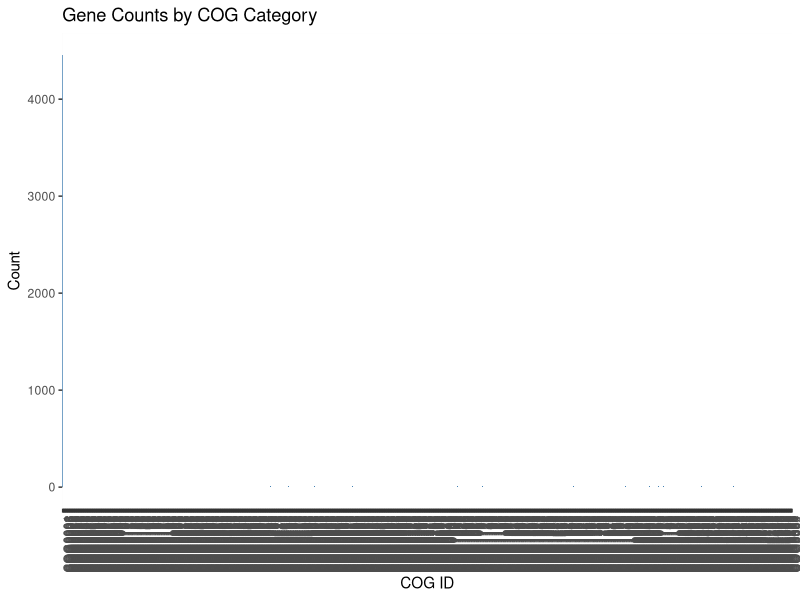
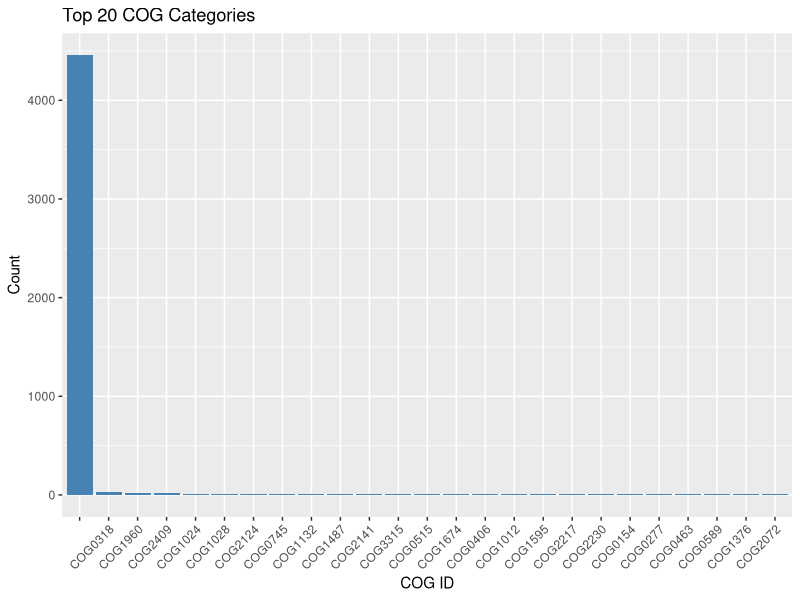
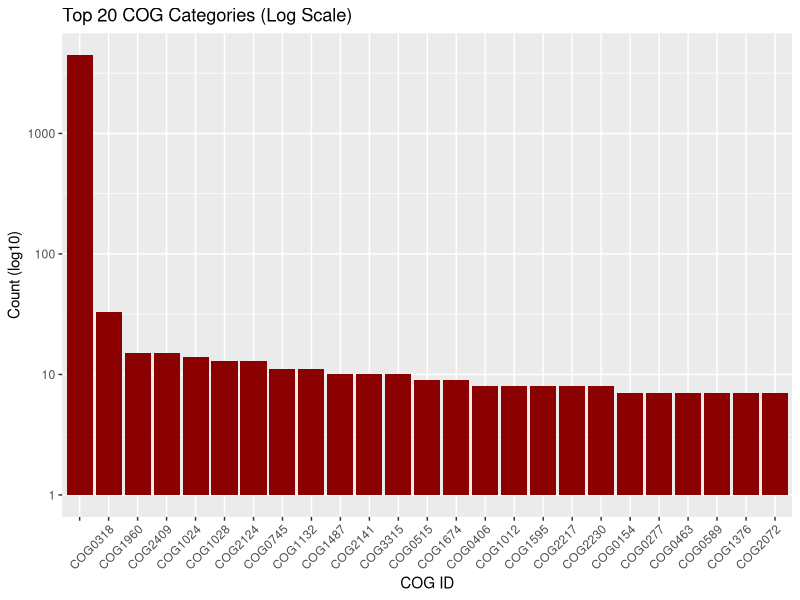
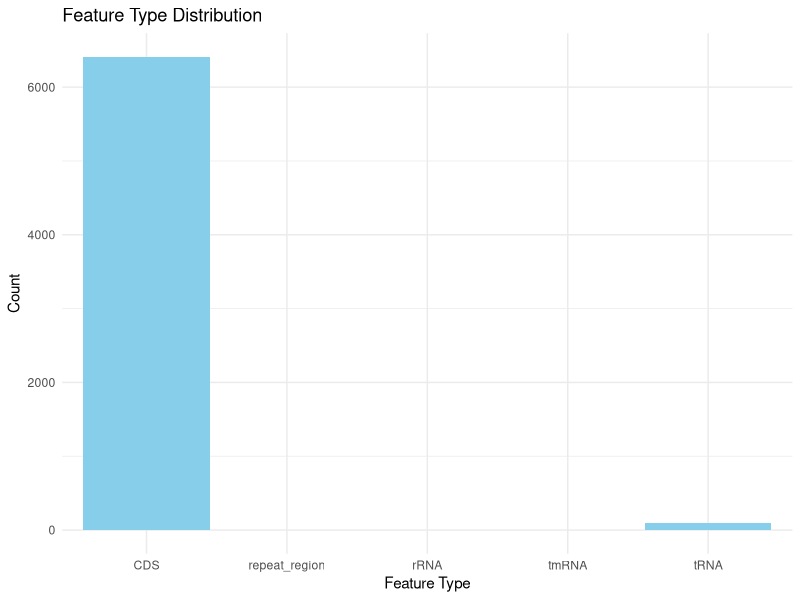
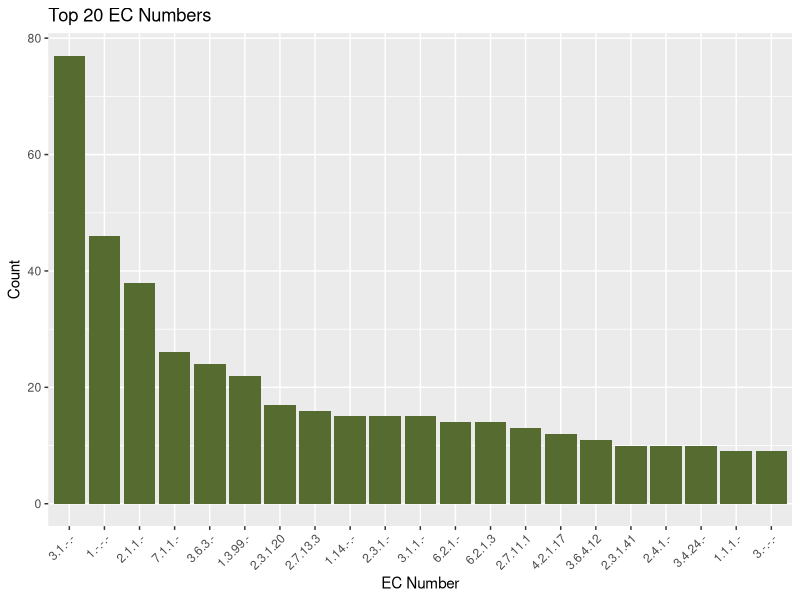
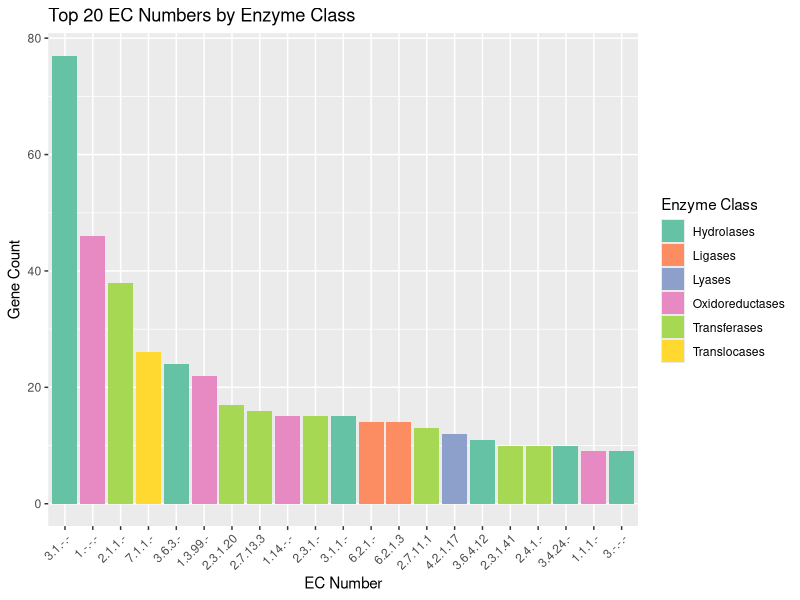
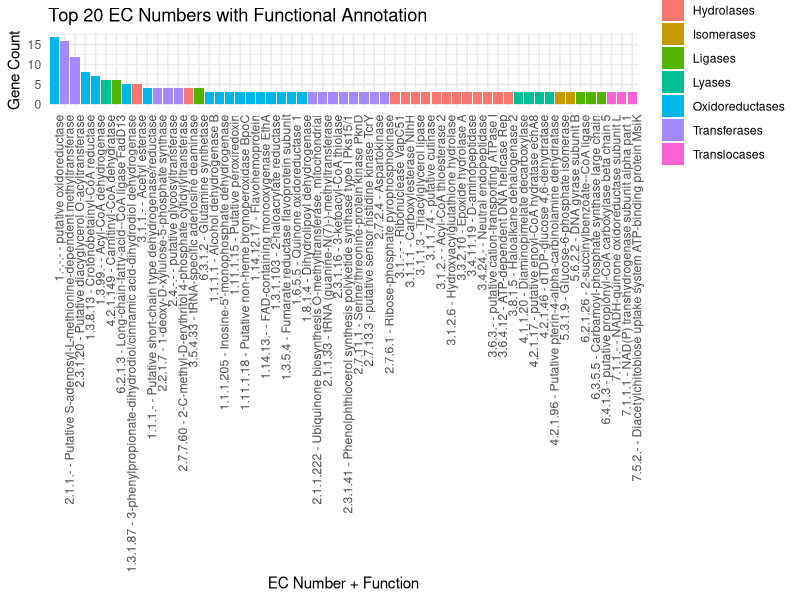
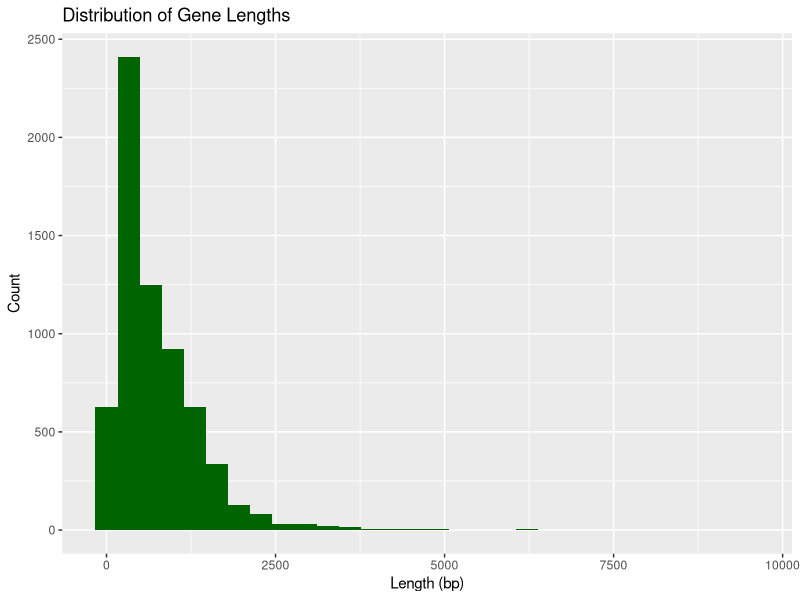

The R source for these figures, in order:
# =====================================================
# MTB Genome Annotation Analysis & Visualization Script
# =====================================================

# Load Required Packages
library(ggplot2)    # for plotting
library(dplyr)      # for data manipulation
library(stringr)    # for string operations

# --------------------------
# Load Annotation Data
# --------------------------
df <- read.delim("PROKKA_09212025.tsv")  # Load Prokka annotation table

# --------------------------
# 1. COG Distribution - All
# --------------------------
ggplot(na.omit(df), aes(x = COG)) +
  geom_bar(fill = "steelblue") +
  labs(title = "Gene Counts by COG Category", x = "COG ID", y = "Count") +
  theme(axis.text.x = element_text(angle = 90, hjust = 1))

# --------------------------
# 2. Top 20 COGs - Bar Plot
# --------------------------
top_cogs <- df %>%
  filter(!is.na(COG)) %>%
  count(COG, sort = TRUE) %>%
  top_n(20, n)

# Linear Scale
ggplot(top_cogs, aes(x = reorder(COG, -n), y = n)) +
  geom_bar(stat = "identity", fill = "steelblue") +
  labs(title = "Top 20 COG Categories", x = "COG ID", y = "Count") +
  theme(axis.text.x = element_text(angle = 45, hjust = 1))

# Logarithmic Scale
ggplot(top_cogs, aes(x = reorder(COG, -n), y = n)) +
  geom_bar(stat = "identity", fill = "darkred") +
  scale_y_log10() +
  labs(title = "Top 20 COG Categories (Log Scale)", x = "COG ID", y = "Count (log10)") +
  theme(axis.text.x = element_text(angle = 45, hjust = 1))

# --------------------------
# 3. Feature Type Distribution
# --------------------------
ggplot(df, aes(x = ftype)) +
  geom_bar(fill = "skyblue") +
  labs(title = "Feature Type Distribution", x = "Feature Type", y = "Count") +
  theme_minimal()

# --------------------------
# 4. Top 20 EC Numbers
# --------------------------
df %>%
  filter(!is.na(EC_number) & EC_number != "") %>%
  count(EC_number, sort = TRUE) %>%
  top_n(20, n) %>%
  ggplot(aes(x = reorder(EC_number, -n), y = n)) +
  geom_bar(stat = "identity", fill = "darkolivegreen") +
  labs(title = "Top 20 EC Numbers", x = "EC Number", y = "Count") +
  theme(axis.text.x = element_text(angle = 45, hjust = 1))

# --------------------------
# 5. Top EC Numbers + Enzyme Classes
# --------------------------
ec_summary <- df %>%
  filter(!is.na(EC_number) & EC_number != "") %>%
  count(EC_number, sort = TRUE) %>%
  top_n(20, n) %>%
  mutate(
    EC_class = str_extract(EC_number, "^[0-9]"),
    EC_class_name = recode(EC_class,
                           "1" = "Oxidoreductases",
                           "2" = "Transferases",
                           "3" = "Hydrolases",
                           "4" = "Lyases",
                           "5" = "Isomerases",
                           "6" = "Ligases",
                           "7" = "Translocases")
  )

ggplot(ec_summary, aes(x = reorder(EC_number, -n), y = n, fill = EC_class_name)) +
  geom_bar(stat = "identity") +
  labs(title = "Top 20 EC Numbers by Enzyme Class", x = "EC Number", y = "Gene Count", fill = "Enzyme Class") +
  scale_fill_brewer(palette = "Set2") +
  theme(axis.text.x = element_text(angle = 45, hjust = 1))

# --------------------------
# 6. EC Numbers + Function Annotation
# --------------------------
ec_summary <- df %>%
  filter(!is.na(EC_number) & EC_number != "") %>%
  group_by(EC_number, product) %>%
  summarise(count = n()) %>%
  ungroup() %>%
  group_by(EC_number) %>%
  slice_max(order_by = count, n = 1) %>%
  ungroup() %>%
  top_n(20, count) %>%
  mutate(
    EC_class = str_extract(EC_number, "^[0-9]"),
    EC_class_name = recode(EC_class,
                           "1" = "Oxidoreductases",
                           "2" = "Transferases",
                           "3" = "Hydrolases",
                           "4" = "Lyases",
                           "5" = "Isomerases",
                           "6" = "Ligases",
                           "7" = "Translocases"),
    label = paste(EC_number, "-", product)
  )

ggplot(ec_summary, aes(x = reorder(label, -count), y = count, fill = EC_class_name)) +
  geom_bar(stat = "identity") +
  labs(title = "Top 20 EC Numbers with Functional Annotation", x = "EC Number + Function", y = "Gene Count", fill = "Enzyme Class") +
  theme_minimal() +
  theme(axis.text.x = element_text(angle = 90, hjust = 1))

# --------------------------
# 7. Distribution of Gene Lengths
# --------------------------
ggplot(df, aes(x = length_bp)) +
  geom_histogram(fill = "darkgreen", bins = 30) +
  labs(title = "Distribution of Gene Lengths", x = "Length (bp)", y = "Count")
